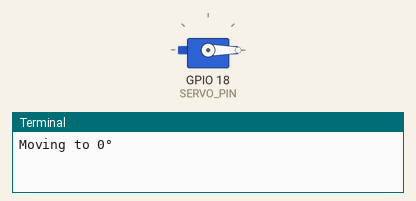
Recording of a program running on a simulated Raspberry Pi (BCM pin numbers). On the bench: servo, the last lines printed to the terminal. Servo angles are drawn from the pulse width (0.5 ms = 0°, 2.5 ms = 180°).

Above: at 0.1 s.
At 9.1 s:
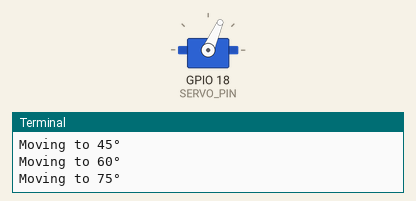
At 18.1 s:
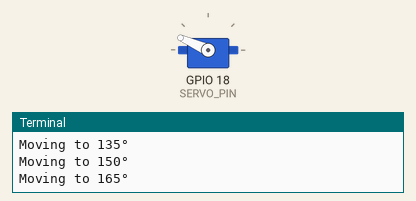
At 36.1 s:
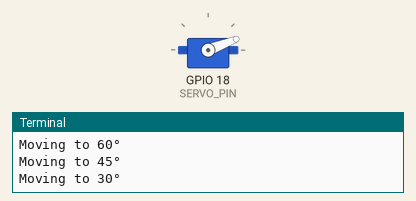
Timing chart, 0 to 40.0 s (numbered marks = the images above):
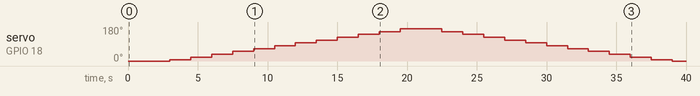

The program:

servotest.py
```python
import RPi.GPIO as GPIO
import time

# Set up GPIO for servo
SERVO_PIN = 18  # GPIO pin connected to the servo
GPIO.setmode(GPIO.BCM)
GPIO.setup(SERVO_PIN, GPIO.OUT)

# Set up PWM for servo
pwm = GPIO.PWM(SERVO_PIN, 50)  # 50 Hz PWM frequency
pwm.start(0)  # Initialize with 0 duty cycle

def set_servo_angle(angle):
    """Sets the servo to a specific angle."""
    duty = 2 + (angle / 18)  # Convert angle to duty cycle (2-12 range)
    GPIO.output(SERVO_PIN, True)
    pwm.ChangeDutyCycle(duty)
    time.sleep(0.5)  # Allow the servo to move
    GPIO.output(SERVO_PIN, False)
    pwm.ChangeDutyCycle(0)

try:
    # Step 1: Move to 0° (baseline)
    print("Moving to 0°")
    set_servo_angle(0)
    time.sleep(1)

    # Step 2: Walk through angles in 15° increments
    for angle in range(0, 181, 15):  # 0° to 180° in steps of 15
        print(f"Moving to {angle}°")
        set_servo_angle(angle)
        time.sleep(1)

    # Step 3: Walk back to 0° in 15° increments
    for angle in range(180, -1, -15):  # 180° to 0° in steps of -15
        print(f"Moving to {angle}°")
        set_servo_angle(angle)
        time.sleep(1)

    print("Servo test complete.")

except KeyboardInterrupt:
    print("Exiting...")
finally:
    # Clean up
    pwm.stop()
    GPIO.cleanup()
```

Measured:
- by itself, servo on GPIO 18 (SERVO_PIN): rises from 0° to 171° in 16.5 s, then falls to 0° in 19.5 s
